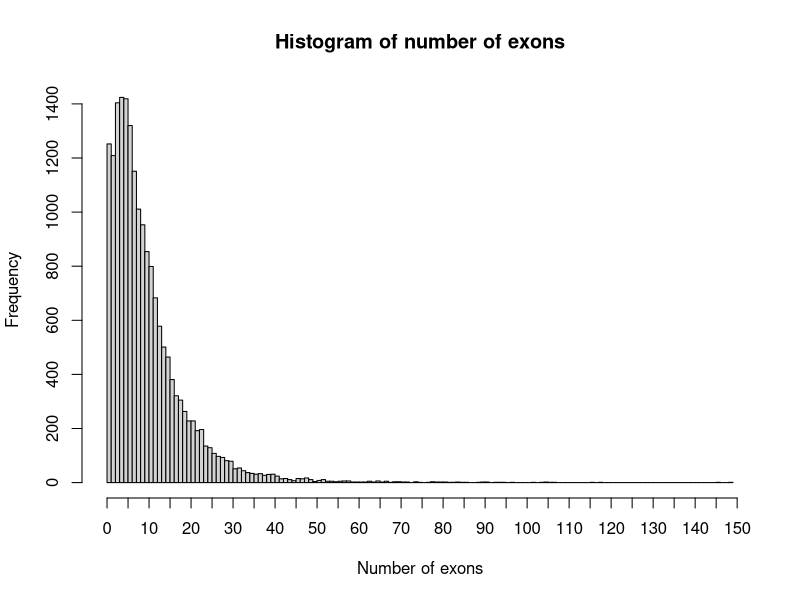
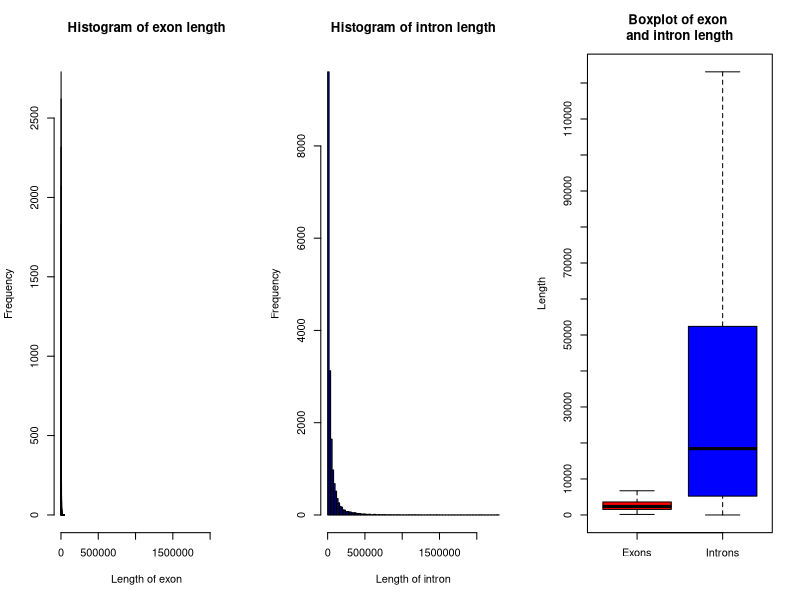
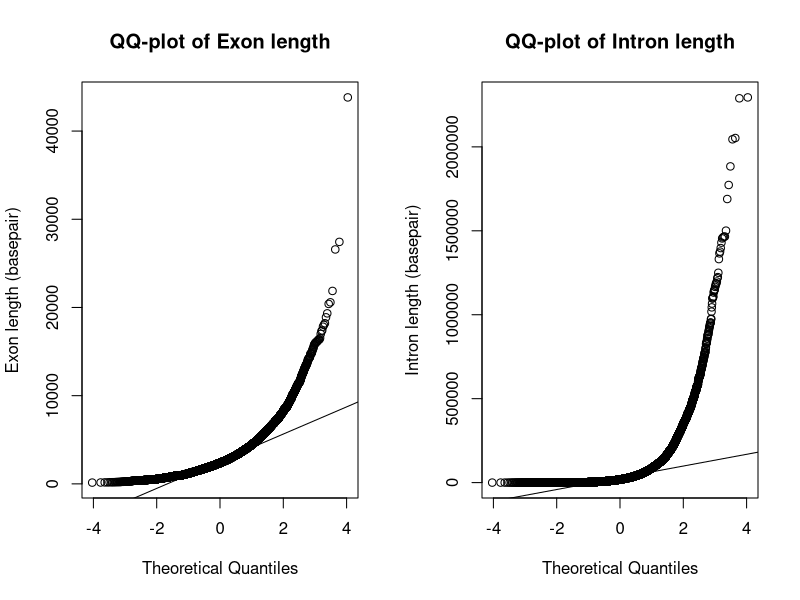
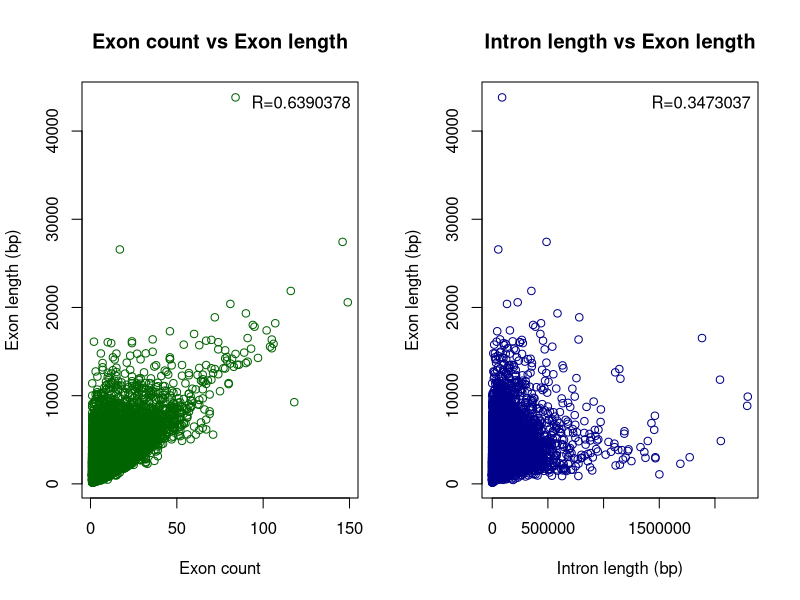

R code for these plots, in order:
## ---- chunk 1
knitr::opts_chunk$set(echo = TRUE)
## ---- chunk 2
# clearing R-history and reading data
rm(list=ls())
gene_lengths<-read.table("gene_lengths_v2.txt", header=T)
## ---- chunk 3
hist(gene_lengths$exon_count, breaks=seq(0,max(gene_lengths$exon_count),by=1), xaxt="n",
     main="Histogram of number of exons", xlab="Number of exons")  
axis(side=1, at=seq(0,150,5), labels=T)

## ---- chunk 4
gene_lengths$intron_length<-gene_lengths$genome_length-gene_lengths$mrna_length
head(gene_lengths, n=3)
## ---- chunk 5
par(mfrow=c(1,3))
# Exon length histogram
hist(gene_lengths$mrna_length, col="red", breaks=100, xlim=c(0,max(gene_lengths$intron_length)),
     main="Histogram of exon length", ylab="Frequency", 
     xlab="Length of exon")

# Intron_length histogram: 
hist(gene_lengths$intron_length,col="blue",
     breaks=100, xlim=c(0,max(gene_lengths$intron_length)), main="Histogram of intron length", ylab="Frequency", 
xlab="Length of intron")

# Boxplot for exon and intron length:
boxplot(gene_lengths$mrna_length, gene_lengths$intron_length,
col=c("red","blue"),names=c("Exons","Introns"), main="Boxplot of exon 
and intron length", ylab="Length", outline = F, yaxt="n")
axis(side=2, at=seq(0,120000,10000), labels=T)
## ---- chunk 6
par(mfrow=c(1,2))
#QQ_plot for exon length
qqnorm(gene_lengths$mrna_length,ylab="Exon length (basepair)",
       main="QQ-plot of Exon length")
qqline(gene_lengths$mrna_length)
#QQ_plot for intron length       
qqnorm(gene_lengths$intron_length,ylab="Intron length (basepair)",
       main="QQ-plot of Intron length")
qqline(gene_lengths$intron_length)
## ---- chunk 7
wilcox.test(gene_lengths$mrna_length, gene_lengths$intron_length, paired=F)
## ---- chunk 8
cor(gene_lengths$mrna_length,gene_lengths$exon_count,method="pearson")
## ---- chunk 9
cor(gene_lengths$mrna_length,gene_lengths$intron_length,method="pearson")
## ---- chunk 10
par(mfrow=c(1,2))

lm_exons<-lm(gene_lengths$mrna_length~gene_lengths$exon_count)
plot(gene_lengths$exon_count, gene_lengths$mrna_length, col="dark green", 
     main = "Exon count vs Exon length",
     xlab = "Exon count", ylab = "Exon length (bp)")
     legend("topright", "R=0.6390378", bty="n")

lm_intron_length<-lm(gene_lengths$mrna_length~gene_lengths$intron_length)
plot(gene_lengths$intron_length, gene_lengths$mrna_length, col=" dark blue",
     main = "Intron length vs Exon length",
     xlab = "Intron length (bp)", ylab = "Exon length (bp)")
     legend("topright", "R=0.3473037", bty="n")
## ---- chunk 11
gene_lengths[which.max(gene_lengths$mrna_length),c(1,2,4)]
## ---- chunk 12
longest_mrna_l<-max(gene_lengths$mrna_length)
mrna_l <- gene_lengths$mrna_length
count_genes <- function(vector_l, x1=0, x2=longest_mrna_l){
  count <- sum(vector_l > x1 & vector_l <= x2)
  total_mrna_count <- length(vector_l)
  return(count/total_mrna_count)
}
# Test the function with:
count_genes(mrna_l)
count_genes(mrna_l, x1=10000)
count_genes(mrna_l, x1=1000, x2=10000)
count_genes(mrna_l, x1=100, x2=1000)
count_genes(mrna_l, x1=0, x2=100)
